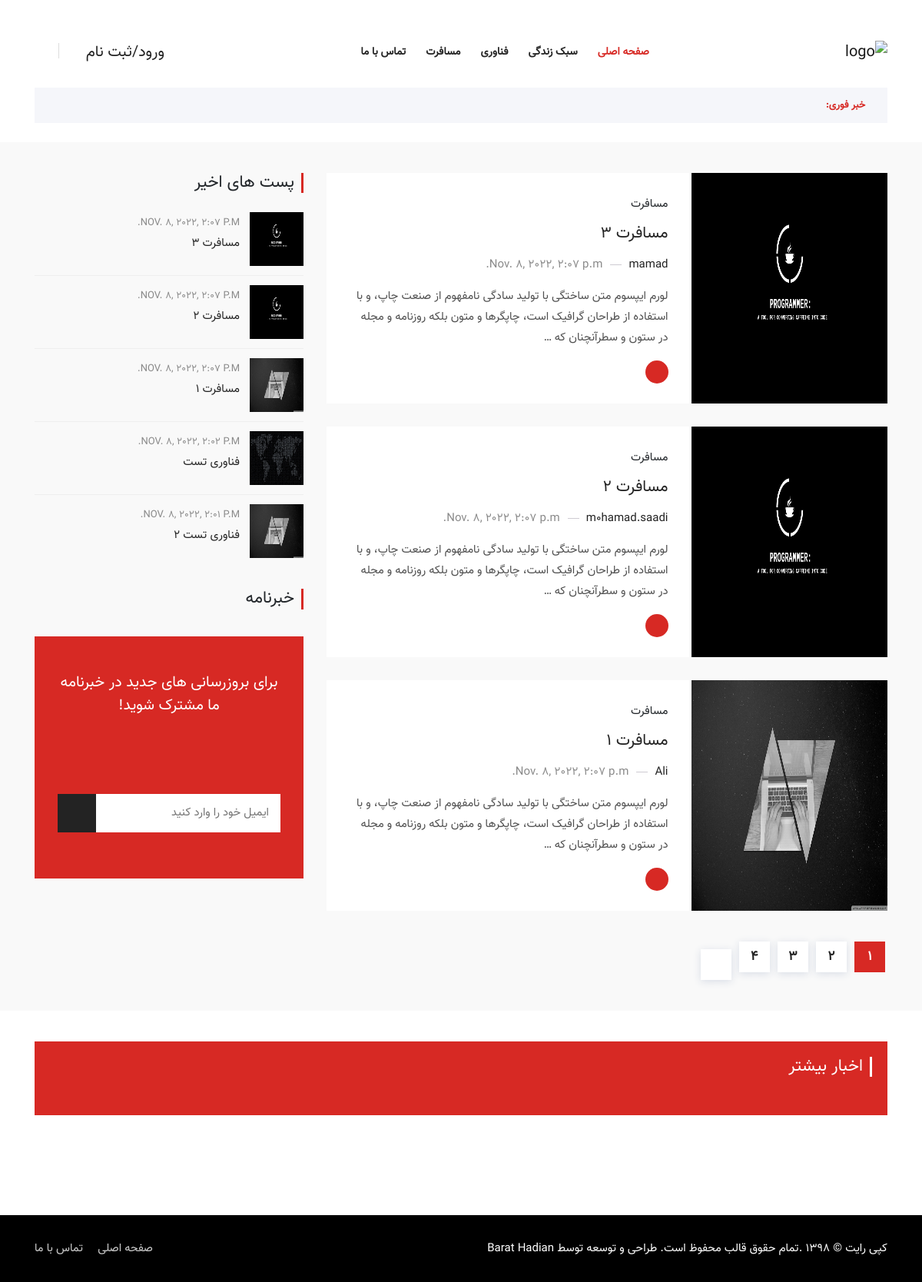
The app's page /, older data.
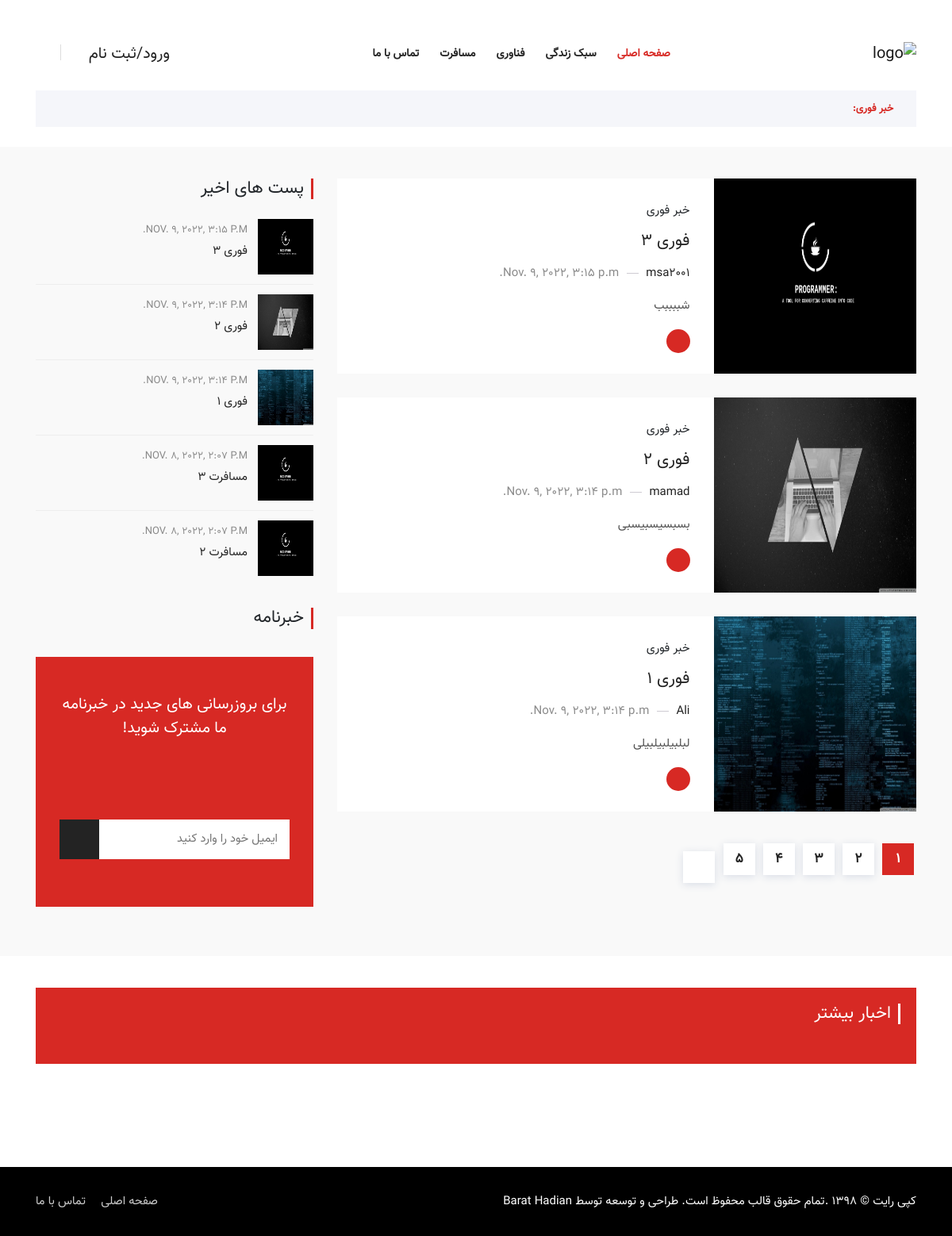
The same page, newer data.
### Blog/models.py (models this page shows, shortened)
class Article(models.Model):
    author = models.ForeignKey(User, on_delete=models.CASCADE)
    category = models.ManyToManyField(Category, related_name='articles')
    title = models.CharField(max_length=100)
    body = models.TextField(max_length=2000)
    created = models.DateTimeField(auto_now_add=True)
    updated = models.DateTimeField(auto_now_add=True)
    image = models.ImageField(upload_to='profile/image', blank=True, null=True)

class Category(models.Model):
    title = models.CharField(max_length=100)
    created = models.DateTimeField(auto_now_add=True)
    class Meta:
        verbose_name_plural = "categories"
    def __str__(self):
        return self.title

### Blog/views.py (the view, shortened to what this page needs)
# urls.py: path('', views.home, name='home'),
def home(request):
    articles = Article.objects.all().order_by('-updated')
    recent = Article.objects.all().order_by('-updated')
    cat = Category.objects.all()
    for article in articles:
        category = article.category.all()
    paginator = Paginator(articles, 3)
    page_number = request.GET.get('page')
    object_list = paginator.get_page(page_number)
    return render(request, 'Blog/index-7.html',
                  {'articles': object_list, 'recent_article': recent, 'category': category, 'cat': cat,
                   'news': articles})

### context_processors/context_processors.py (called while the page is built)
def Breakingnews(request):
    breaking_news = Article.objects.filter(category=4).order_by('-updated')
    return {'breaking_news': breaking_news}

def more_news(request):
    news = Article.objects.all().order_by('?')
    return {'news': news}

### Blog/templates/Blog/index-7.html (shortened to what the changed rows need)
﻿{% load static %}
<!doctype html>
<html lang="fa">
<head>
    <link rel="stylesheet" href="{% static 'assets/css/bootstrap.min.css' %}">
    <link rel="stylesheet" href="{% static 'assets/css/animate.min.css' %}">
    <link rel="stylesheet" href="{% static 'assets/css/icofont.min.css' %}">
    <link rel="stylesheet" href="{% static 'assets/css/meanmenu.css' %}">
    <link rel="stylesheet" href="{% static 'assets/css/owl.carousel.min.css' %}">
    <link rel="stylesheet" href="{% static 'assets/css/magnific-popup.min.css' %}">
    <link rel="stylesheet" href="{% static 'assets/css/style.css' %}">
    <link rel="stylesheet" href="{% static 'assets/css/rtl.css' %}">
    <link rel="stylesheet" href="{% static 'assets/css/responsive.css' %}">
</head>
<body>
<section class="main-content-area ptb-40">
    <div class="container">
        <div class="row">
            <div class="col-lg-8">
                {% for article in articles|slice:":4" %}
                    <div class="blog-box">
                        <div class="d-flex flex-wrap">
                            <div class="posts-thumb align-self-stretch">
                                <a href="{% url 'blog:posts'  article.id %}">
                                    <img src="{{ article.image.url }}" width="100%" height="100%">
                                </a>
                            </div>
                            <div class="posts-content">
                                <div class="cat">
                                    {{ article.category.all.first }}
                                </div>
                                <h3 class="title"><a href="{% url 'blog:posts'  article.id %}">{{ article.title }}</a>
                                </h3>
                                <div class="posts-meta">
                                        <span class="posts-author">
                                            <a href="#">{{ article.author.username }}</a>
                                        </span>
                                    <span class="posts-date">
                                           {{ article.created }}
                                        </span>
                                </div>
                                <p> {{ article.body|truncatewords:30 }} </p>
                                <a href="{% url 'blog:posts'  article.id %}"
                                   class="read-more-btn"><span>ادامه خواندن</span> <i
                                        class="icofont-arrow-left"></i></a>
                            </div>
                        </div>
                    </div>
                {% endfor %}
                <div class="pagination-area">
                   {% include 'includes/pagination.html' %}
                </div>
            </div>
            <div class="col-lg-4">
                <aside class="widget-area" id="secondary">
                    <section class="widget wiget_posts_thumbs">
                        {% for article in recent_article|slice:":5" %}
                            <article>
                                <a href="{% url 'blog:posts'  article.id %}" class="thumb">
                                    <img src="{{ article.image.url }}" height="70px" width="70px">
                                </a>
                                <div class="info">
                                    <time datetime="2019-05-11">{{ article.created }}</time>
                                    <h4 class="title">
                                        <a href="{% url 'blog:posts'  article.id %}">{{ article.title }}</a>
                                    </h4>
                                </div>
                            </article>
                        {% endfor %}
                    </section>
                    <div class="newsletter-box">
                        <div class="section-title">
                            <h2>خبرنامه</h2>
                        </div>
                    </div>
                </aside>
            </div>
        </div>
    </div>
</section>
{% include 'includes/footer.html' %}
</body>
</html>

Row changes from the older to the newer data that the page shows:
no longer on this page (row unchanged): Article: image (picture), category.all.first "مسافرت", title "مسافرت 1", author.username "Ali", created "Nov. 8, 2022, 2:07 p.m.", body "لورم ایپسوم متن ساختگی با تولید سادگی نامفهوم از صنعت چاپ، و با استفاده از طراحان گرافیک است، چاپگرها و متون بلکه روزنامه و مجله در ستون و سطرآنچنان که …", created "NOV. 8, 2022, 2:07 P.M."
no longer on this page (row unchanged): Article: image (picture), created "NOV. 8, 2022, 2:02 P.M.", title "فناوری تست", shown under "پست های اخیر"
no longer on one of the page's lists (row unchanged): Article: category.all.first "مسافرت", title "مسافرت 3", author.username "mamad", created "Nov. 8, 2022, 2:07 p.m.", body "لورم ایپسوم متن ساختگی با تولید سادگی نامفهوم از صنعت چاپ، و با استفاده از طراحان گرافیک است، چاپگرها و متون بلکه روزنامه و مجله در ستون و سطرآنچنان که …"
no longer on this page (row unchanged): Article: image (picture), created "NOV. 8, 2022, 2:01 P.M.", title "فناوری تست 2", shown under "پست های اخیر"
no longer on one of the page's lists (row unchanged): Article: category.all.first "مسافرت", title "مسافرت 2", author.username "m0hamad.saadi", created "Nov. 8, 2022, 2:07 p.m.", body "لورم ایپسوم متن ساختگی با تولید سادگی نامفهوم از صنعت چاپ، و با استفاده از طراحان گرافیک است، چاپگرها و متون بلکه روزنامه و مجله در ستون و سطرآنچنان که …"
added Article: image (picture), category.all.first "خبر فوری", title "فوری 3", author.username "msa2001", created "Nov. 9, 2022, 3:15 p.m.", body "شببببب", created "NOV. 9, 2022, 3:15 P.M."
added Article: image (picture), category.all.first "خبر فوری", title "فوری 2", author.username "mamad", created "Nov. 9, 2022, 3:14 p.m.", body "بسبسیسبیسبی", created "NOV. 9, 2022, 3:14 P.M."
added Article: image (picture), category.all.first "خبر فوری", title "فوری 1", author.username "Ali", created "Nov. 9, 2022, 3:14 p.m.", body "لبلبیلبیلبیلی", created "NOV. 9, 2022, 3:14 P.M."
Text that changed along with them:
new list line: "5"
